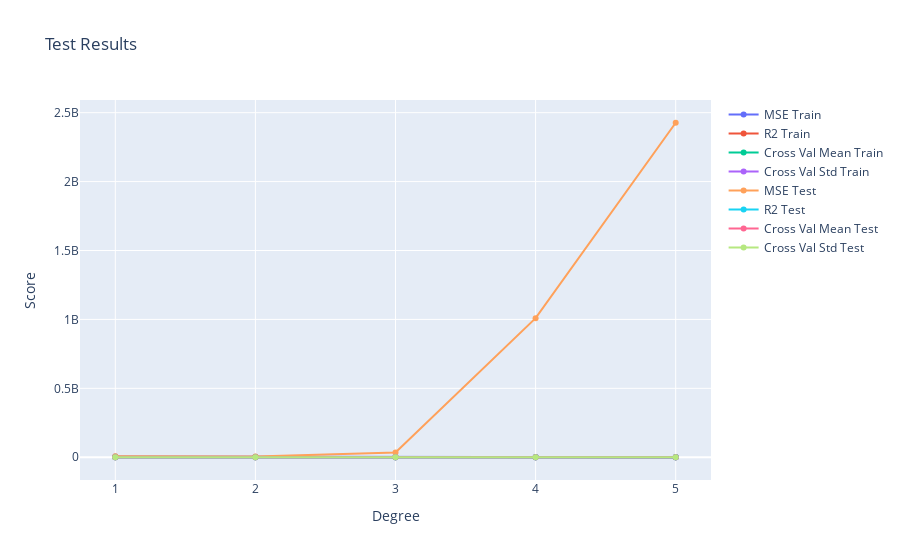

Write notebook code for a chart like this one.
### Code cell
# Graficar los resultados
"""
'degree': degree,
'mse_train': mse_train,
'r2_train': r2_train,
'cross_val_mean_train': cross_val_mean_train,
'cross_val_std_train': cross_val_std_train,
'mse_test': mse_test,
'r2_test': r2_test,
'cross_val_mean_test': cross_val_mean_test,
'cross_val_std_test': cross_val_std_test
"""

fig = go.Figure()
fig.add_trace(go.Scatter(x=results_df['degree'], y=results_df['mse_train'], mode='lines+markers', name='MSE Train'))
fig.add_trace(go.Scatter(x=results_df['degree'], y=results_df['r2_train'], mode='lines+markers', name='R2 Train'))
fig.add_trace(go.Scatter(x=results_df['degree'], y=results_df['cross_val_mean_train'], mode='lines+markers', name='Cross Val Mean Train'))
fig.add_trace(go.Scatter(x=results_df['degree'], y=results_df['cross_val_std_train'], mode='lines+markers', name='Cross Val Std Train'))
fig.update_layout(title='Train Results', xaxis_title='Degree', yaxis_title='Score')

fig.show()

fig = go.Figure()
fig.add_trace(go.Scatter(x=results_df['degree'], y=results_df['mse_test'], mode='lines+markers', name='MSE Test'))
fig.add_trace(go.Scatter(x=results_df['degree'], y=results_df['r2_test'], mode='lines+markers', name='R2 Test'))
fig.add_trace(go.Scatter(x=results_df['degree'], y=results_df['cross_val_mean_test'], mode='lines+markers', name='Cross Val Mean Test'))
fig.add_trace(go.Scatter(x=results_df['degree'], y=results_df['cross_val_std_test'], mode='lines+markers', name='Cross Val Std Test'))
fig.update_layout(title='Test Results', xaxis_title='Degree', yaxis_title='Score')
fig.show()

### Figure 1 — Plotly figure (JSON) as saved in the notebook; plotly's stock layout.template omitted (floating-point values rounded to 4 significant figures)
{"data": [{"mode": "lines+markers", "name": "MSE Train", "type": "scatter", "x": [1, 2, 3, 4, 5], "y": [5790000.0, 3227000.0, 813200.0, 130700.0, 114500.0]}, {"mode": "lines+markers", "name": "R2 Train", "type": "scatter", "x": [1, 2, 3, 4, 5], "y": [0.849, 0.9158, 0.9788, 0.9966, 0.997]}, {"mode": "lines+markers", "name": "Cross Val Mean Train", "type": "scatter", "x": [1, 2, 3, 4, 5], "y": [0.798, 0.7127, -18.71, -49490.0, -82180.0]}, {"mode": "lines+markers", "name": "Cross Val Std Train", "type": "scatter", "x": [1, 2, 3, 4, 5], "y": [0.09373, 0.2263, 26.88, 119700.0, 206100.0]}, {"mode": "lines+markers", "name": "MSE Test", "type": "scatter", "x": [1, 2, 3, 4, 5], "y": [6466000.0, 4710000.0, 34220000.0, 1009000000.0, 2427000000.0]}, {"mode": "lines+markers", "name": "R2 Test", "type": "scatter", "x": [1, 2, 3, 4, 5], "y": [0.6366, 0.7353, -0.9229, -55.71, -135.4]}, {"mode": "lines+markers", "name": "Cross Val Mean Test", "type": "scatter", "x": [1, 2, 3, 4, 5], "y": [0.5384, -19.47, -45.88, -65.72, -99.12]}, {"mode": "lines+markers", "name": "Cross Val Std Test", "type": "scatter", "x": [1, 2, 3, 4, 5], "y": [0.8139, 49.54, 87.56, 140.4, 252.3]}], "layout": {"title": {"text": "Test Results"}, "xaxis": {"title": {"text": "Degree"}}, "yaxis": {"title": {"text": "Score"}}}}
